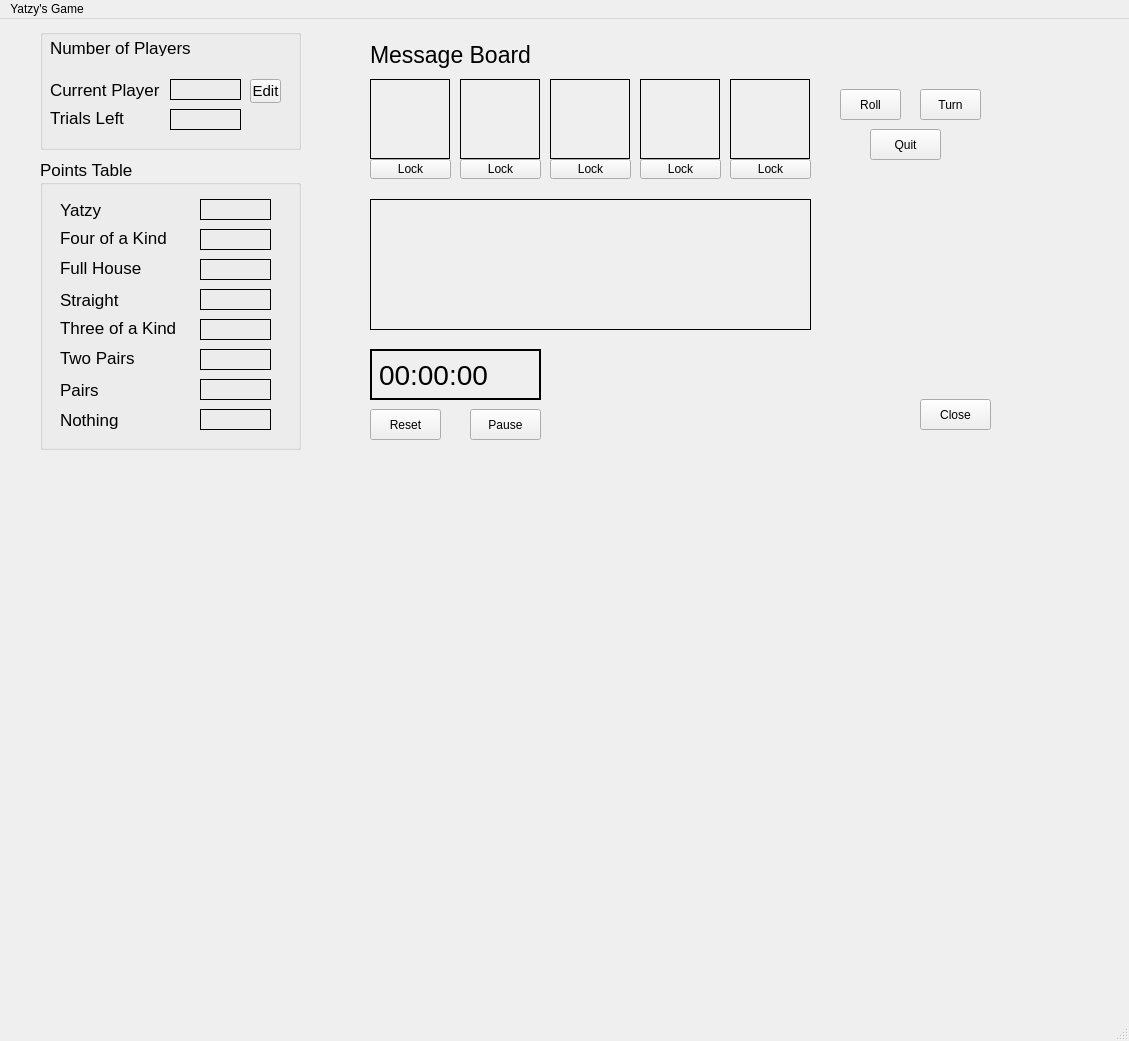
<?xml version="1.0" encoding="UTF-8"?>
<ui version="4.0">
 <class>MainWindow</class>
 <widget class="QMainWindow" name="MainWindow">
  <property name="geometry">
   <rect>
    <x>0</x>
    <y>0</y>
    <width>1129</width>
    <height>1041</height>
   </rect>
  </property>
  <property name="windowTitle">
   <string>MainWindow</string>
  </property>
  <widget class="QWidget" name="centralwidget">
   <widget class="QGroupBox" name="groupBox_2">
    <property name="geometry">
     <rect>
      <x>40</x>
      <y>140</y>
      <width>261</width>
      <height>291</height>
     </rect>
    </property>
    <property name="font">
     <font>
      <family>Arial</family>
      <pointsize>13</pointsize>
     </font>
    </property>
    <property name="title">
     <string>Points Table</string>
    </property>
    <widget class="QLabel" name="yatzylabel">
     <property name="geometry">
      <rect>
       <x>20</x>
       <y>40</y>
       <width>51</width>
       <height>21</height>
      </rect>
     </property>
     <property name="font">
      <font>
       <family>Arial</family>
       <pointsize>13</pointsize>
      </font>
     </property>
     <property name="text">
      <string>Yatzy</string>
     </property>
    </widget>
    <widget class="QLabel" name="fourofakindlabel">
     <property name="geometry">
      <rect>
       <x>20</x>
       <y>70</y>
       <width>121</width>
       <height>17</height>
      </rect>
     </property>
     <property name="font">
      <font>
       <family>Arial</family>
       <pointsize>13</pointsize>
      </font>
     </property>
     <property name="text">
      <string>Four of a Kind</string>
     </property>
    </widget>
    <widget class="QLabel" name="fullhouselabel">
     <property name="geometry">
      <rect>
       <x>20</x>
       <y>100</y>
       <width>81</width>
       <height>17</height>
      </rect>
     </property>
     <property name="font">
      <font>
       <family>Arial</family>
       <pointsize>13</pointsize>
      </font>
     </property>
     <property name="text">
      <string>Full House</string>
     </property>
    </widget>
    <widget class="QLabel" name="Straightlabel">
     <property name="geometry">
      <rect>
       <x>20</x>
       <y>130</y>
       <width>67</width>
       <height>21</height>
      </rect>
     </property>
     <property name="font">
      <font>
       <family>Arial</family>
       <pointsize>13</pointsize>
      </font>
     </property>
     <property name="text">
      <string>Straight</string>
     </property>
    </widget>
    <widget class="QLabel" name="threeofakindlabel">
     <property name="geometry">
      <rect>
       <x>20</x>
       <y>160</y>
       <width>121</width>
       <height>17</height>
      </rect>
     </property>
     <property name="font">
      <font>
       <family>Arial</family>
       <pointsize>13</pointsize>
      </font>
     </property>
     <property name="text">
      <string>Three of a Kind</string>
     </property>
    </widget>
    <widget class="QLabel" name="twopairslabel">
     <property name="geometry">
      <rect>
       <x>20</x>
       <y>190</y>
       <width>91</width>
       <height>17</height>
      </rect>
     </property>
     <property name="font">
      <font>
       <family>Arial</family>
       <pointsize>13</pointsize>
      </font>
     </property>
     <property name="text">
      <string>Two Pairs</string>
     </property>
    </widget>
    <widget class="QLabel" name="pairslabel">
     <property name="geometry">
      <rect>
       <x>20</x>
       <y>220</y>
       <width>67</width>
       <height>21</height>
      </rect>
     </property>
     <property name="font">
      <font>
       <family>Arial</family>
       <pointsize>13</pointsize>
      </font>
     </property>
     <property name="text">
      <string>Pairs</string>
     </property>
    </widget>
    <widget class="QLabel" name="nothinglabel">
     <property name="geometry">
      <rect>
       <x>20</x>
       <y>250</y>
       <width>67</width>
       <height>21</height>
      </rect>
     </property>
     <property name="font">
      <font>
       <family>Arial</family>
       <pointsize>13</pointsize>
      </font>
     </property>
     <property name="text">
      <string>Nothing</string>
     </property>
    </widget>
    <widget class="QLabel" name="YATZY">
     <property name="geometry">
      <rect>
       <x>160</x>
       <y>40</y>
       <width>71</width>
       <height>21</height>
      </rect>
     </property>
     <property name="font">
      <font>
       <family>Arial</family>
       <pointsize>13</pointsize>
      </font>
     </property>
     <property name="frameShape">
      <enum>QFrame::Box</enum>
     </property>
     <property name="text">
      <string/>
     </property>
    </widget>
    <widget class="QLabel" name="FULL_HOUSE">
     <property name="geometry">
      <rect>
       <x>160</x>
       <y>100</y>
       <width>71</width>
       <height>21</height>
      </rect>
     </property>
     <property name="font">
      <font>
       <family>Arial</family>
       <pointsize>13</pointsize>
      </font>
     </property>
     <property name="frameShape">
      <enum>QFrame::Box</enum>
     </property>
     <property name="text">
      <string/>
     </property>
    </widget>
    <widget class="QLabel" name="FOUR_OF_A_KIND">
     <property name="geometry">
      <rect>
       <x>160</x>
       <y>70</y>
       <width>71</width>
       <height>21</height>
      </rect>
     </property>
     <property name="font">
      <font>
       <family>Arial</family>
       <pointsize>13</pointsize>
      </font>
     </property>
     <property name="frameShape">
      <enum>QFrame::Box</enum>
     </property>
     <property name="text">
      <string/>
     </property>
    </widget>
    <widget class="QLabel" name="STRAIGHT">
     <property name="geometry">
      <rect>
       <x>160</x>
       <y>130</y>
       <width>71</width>
       <height>21</height>
      </rect>
     </property>
     <property name="font">
      <font>
       <family>Arial</family>
       <pointsize>13</pointsize>
      </font>
     </property>
     <property name="frameShape">
      <enum>QFrame::Box</enum>
     </property>
     <property name="text">
      <string/>
     </property>
    </widget>
    <widget class="QLabel" name="THREE_OF_A_KIND">
     <property name="geometry">
      <rect>
       <x>160</x>
       <y>160</y>
       <width>71</width>
       <height>21</height>
      </rect>
     </property>
     <property name="font">
      <font>
       <family>Arial</family>
       <pointsize>13</pointsize>
      </font>
     </property>
     <property name="frameShape">
      <enum>QFrame::Box</enum>
     </property>
     <property name="text">
      <string/>
     </property>
    </widget>
    <widget class="QLabel" name="TWO_PAIRS">
     <property name="geometry">
      <rect>
       <x>160</x>
       <y>190</y>
       <width>71</width>
       <height>21</height>
      </rect>
     </property>
     <property name="font">
      <font>
       <family>Arial</family>
       <pointsize>13</pointsize>
      </font>
     </property>
     <property name="frameShape">
      <enum>QFrame::Box</enum>
     </property>
     <property name="text">
      <string/>
     </property>
    </widget>
    <widget class="QLabel" name="PAIR">
     <property name="geometry">
      <rect>
       <x>160</x>
       <y>220</y>
       <width>71</width>
       <height>21</height>
      </rect>
     </property>
     <property name="font">
      <font>
       <family>Arial</family>
       <pointsize>13</pointsize>
      </font>
     </property>
     <property name="frameShape">
      <enum>QFrame::Box</enum>
     </property>
     <property name="text">
      <string/>
     </property>
    </widget>
    <widget class="QLabel" name="NOTHING">
     <property name="geometry">
      <rect>
       <x>160</x>
       <y>250</y>
       <width>71</width>
       <height>21</height>
      </rect>
     </property>
     <property name="font">
      <font>
       <family>Arial</family>
       <pointsize>13</pointsize>
      </font>
     </property>
     <property name="frameShape">
      <enum>QFrame::Box</enum>
     </property>
     <property name="text">
      <string/>
     </property>
    </widget>
   </widget>
   <widget class="QLabel" name="Die_4">
    <property name="geometry">
     <rect>
      <x>640</x>
      <y>60</y>
      <width>80</width>
      <height>80</height>
     </rect>
    </property>
    <property name="minimumSize">
     <size>
      <width>80</width>
      <height>80</height>
     </size>
    </property>
    <property name="frameShape">
     <enum>QFrame::Box</enum>
    </property>
    <property name="text">
     <string/>
    </property>
   </widget>
   <widget class="QPushButton" name="Quit">
    <property name="geometry">
     <rect>
      <x>870</x>
      <y>110</y>
      <width>71</width>
      <height>31</height>
     </rect>
    </property>
    <property name="font">
     <font>
      <family>Arial</family>
     </font>
    </property>
    <property name="text">
     <string>Quit</string>
    </property>
   </widget>
   <widget class="QPushButton" name="Lock_3">
    <property name="geometry">
     <rect>
      <x>550</x>
      <y>140</y>
      <width>81</width>
      <height>20</height>
     </rect>
    </property>
    <property name="font">
     <font>
      <family>Arial</family>
     </font>
    </property>
    <property name="text">
     <string>Lock</string>
    </property>
   </widget>
   <widget class="QPushButton" name="Lock_1">
    <property name="geometry">
     <rect>
      <x>370</x>
      <y>140</y>
      <width>81</width>
      <height>20</height>
     </rect>
    </property>
    <property name="font">
     <font>
      <family>Arial</family>
     </font>
    </property>
    <property name="text">
     <string>Lock</string>
    </property>
   </widget>
   <widget class="QPushButton" name="Roll">
    <property name="geometry">
     <rect>
      <x>840</x>
      <y>70</y>
      <width>61</width>
      <height>31</height>
     </rect>
    </property>
    <property name="font">
     <font>
      <family>Arial</family>
     </font>
    </property>
    <property name="text">
     <string>Roll</string>
    </property>
   </widget>
   <widget class="QPushButton" name="Turn">
    <property name="geometry">
     <rect>
      <x>920</x>
      <y>70</y>
      <width>61</width>
      <height>31</height>
     </rect>
    </property>
    <property name="font">
     <font>
      <family>Arial</family>
     </font>
    </property>
    <property name="text">
     <string>Turn</string>
    </property>
   </widget>
   <widget class="QLabel" name="Die_2">
    <property name="geometry">
     <rect>
      <x>460</x>
      <y>60</y>
      <width>80</width>
      <height>80</height>
     </rect>
    </property>
    <property name="minimumSize">
     <size>
      <width>80</width>
      <height>80</height>
     </size>
    </property>
    <property name="frameShape">
     <enum>QFrame::Box</enum>
    </property>
    <property name="text">
     <string/>
    </property>
   </widget>
   <widget class="QPushButton" name="Lock_5">
    <property name="geometry">
     <rect>
      <x>730</x>
      <y>140</y>
      <width>81</width>
      <height>20</height>
     </rect>
    </property>
    <property name="font">
     <font>
      <family>Arial</family>
     </font>
    </property>
    <property name="text">
     <string>Lock</string>
    </property>
   </widget>
   <widget class="QLabel" name="Die_5">
    <property name="geometry">
     <rect>
      <x>730</x>
      <y>60</y>
      <width>80</width>
      <height>80</height>
     </rect>
    </property>
    <property name="minimumSize">
     <size>
      <width>80</width>
      <height>80</height>
     </size>
    </property>
    <property name="frameShape">
     <enum>QFrame::Box</enum>
    </property>
    <property name="text">
     <string/>
    </property>
   </widget>
   <widget class="QPushButton" name="Reset">
    <property name="geometry">
     <rect>
      <x>370</x>
      <y>390</y>
      <width>71</width>
      <height>31</height>
     </rect>
    </property>
    <property name="font">
     <font>
      <family>Arial</family>
     </font>
    </property>
    <property name="text">
     <string>Reset</string>
    </property>
   </widget>
   <widget class="QPushButton" name="Lock_4">
    <property name="geometry">
     <rect>
      <x>640</x>
      <y>140</y>
      <width>81</width>
      <height>20</height>
     </rect>
    </property>
    <property name="font">
     <font>
      <family>Arial</family>
     </font>
    </property>
    <property name="text">
     <string>Lock</string>
    </property>
   </widget>
   <widget class="QPushButton" name="Close">
    <property name="geometry">
     <rect>
      <x>920</x>
      <y>380</y>
      <width>71</width>
      <height>31</height>
     </rect>
    </property>
    <property name="font">
     <font>
      <family>Arial</family>
     </font>
    </property>
    <property name="text">
     <string>Close</string>
    </property>
   </widget>
   <widget class="QPushButton" name="Lock_2">
    <property name="geometry">
     <rect>
      <x>460</x>
      <y>140</y>
      <width>81</width>
      <height>20</height>
     </rect>
    </property>
    <property name="font">
     <font>
      <family>Arial</family>
     </font>
    </property>
    <property name="text">
     <string>Lock</string>
    </property>
   </widget>
   <widget class="QLabel" name="Die_3">
    <property name="geometry">
     <rect>
      <x>550</x>
      <y>60</y>
      <width>80</width>
      <height>80</height>
     </rect>
    </property>
    <property name="minimumSize">
     <size>
      <width>80</width>
      <height>80</height>
     </size>
    </property>
    <property name="frameShape">
     <enum>QFrame::Box</enum>
    </property>
    <property name="text">
     <string/>
    </property>
   </widget>
   <widget class="QLabel" name="Die_1">
    <property name="enabled">
     <bool>true</bool>
    </property>
    <property name="geometry">
     <rect>
      <x>370</x>
      <y>60</y>
      <width>80</width>
      <height>80</height>
     </rect>
    </property>
    <property name="minimumSize">
     <size>
      <width>80</width>
      <height>80</height>
     </size>
    </property>
    <property name="frameShape">
     <enum>QFrame::Box</enum>
    </property>
    <property name="frameShadow">
     <enum>QFrame::Plain</enum>
    </property>
    <property name="text">
     <string/>
    </property>
   </widget>
   <widget class="QGroupBox" name="groupBox_3">
    <property name="geometry">
     <rect>
      <x>40</x>
      <y>10</y>
      <width>261</width>
      <height>121</height>
     </rect>
    </property>
    <property name="title">
     <string/>
    </property>
    <widget class="QLabel" name="Currentplayerlabel">
     <property name="geometry">
      <rect>
       <x>10</x>
       <y>50</y>
       <width>121</width>
       <height>21</height>
      </rect>
     </property>
     <property name="font">
      <font>
       <family>Arial</family>
       <pointsize>13</pointsize>
      </font>
     </property>
     <property name="text">
      <string>Current Player</string>
     </property>
    </widget>
    <widget class="QLabel" name="Trialsleftlabel">
     <property name="geometry">
      <rect>
       <x>10</x>
       <y>80</y>
       <width>81</width>
       <height>17</height>
      </rect>
     </property>
     <property name="font">
      <font>
       <family>Arial</family>
       <pointsize>13</pointsize>
      </font>
     </property>
     <property name="text">
      <string>Trials Left</string>
     </property>
    </widget>
    <widget class="QLabel" name="curr_player">
     <property name="geometry">
      <rect>
       <x>130</x>
       <y>50</y>
       <width>71</width>
       <height>21</height>
      </rect>
     </property>
     <property name="frameShape">
      <enum>QFrame::Box</enum>
     </property>
     <property name="text">
      <string/>
     </property>
    </widget>
    <widget class="QLabel" name="Rolls_Left">
     <property name="geometry">
      <rect>
       <x>130</x>
       <y>80</y>
       <width>71</width>
       <height>21</height>
      </rect>
     </property>
     <property name="font">
      <font>
       <family>Arial</family>
       <pointsize>13</pointsize>
      </font>
     </property>
     <property name="frameShape">
      <enum>QFrame::Box</enum>
     </property>
     <property name="text">
      <string/>
     </property>
    </widget>
    <widget class="QLabel" name="labelNumberOfPlayers">
     <property name="geometry">
      <rect>
       <x>10</x>
       <y>10</y>
       <width>231</width>
       <height>17</height>
      </rect>
     </property>
     <property name="font">
      <font>
       <family>Arial</family>
       <pointsize>13</pointsize>
      </font>
     </property>
     <property name="text">
      <string>Number of Players</string>
     </property>
    </widget>
    <widget class="QToolButton" name="EditName">
     <property name="geometry">
      <rect>
       <x>210</x>
       <y>50</y>
       <width>31</width>
       <height>24</height>
      </rect>
     </property>
     <property name="font">
      <font>
       <family>Arial</family>
       <pointsize>11</pointsize>
      </font>
     </property>
     <property name="text">
      <string>Edit</string>
     </property>
    </widget>
   </widget>
   <widget class="QPushButton" name="Pause">
    <property name="geometry">
     <rect>
      <x>470</x>
      <y>390</y>
      <width>71</width>
      <height>31</height>
     </rect>
    </property>
    <property name="font">
     <font>
      <family>Arial</family>
     </font>
    </property>
    <property name="text">
     <string>Pause</string>
    </property>
   </widget>
   <widget class="QLabel" name="MessageBoard">
    <property name="geometry">
     <rect>
      <x>370</x>
      <y>10</y>
      <width>651</width>
      <height>51</height>
     </rect>
    </property>
    <property name="font">
     <font>
      <family>Arial</family>
      <pointsize>17</pointsize>
     </font>
    </property>
    <property name="text">
     <string>Message Board</string>
    </property>
   </widget>
   <widget class="QLabel" name="myTimer">
    <property name="geometry">
     <rect>
      <x>370</x>
      <y>330</y>
      <width>171</width>
      <height>51</height>
     </rect>
    </property>
    <property name="font">
     <font>
      <family>Arial</family>
      <pointsize>21</pointsize>
     </font>
    </property>
    <property name="frameShape">
     <enum>QFrame::WinPanel</enum>
    </property>
    <property name="text">
     <string>00:00:00</string>
    </property>
   </widget>
   <widget class="QLabel" name="RankOrder">
    <property name="geometry">
     <rect>
      <x>370</x>
      <y>180</y>
      <width>441</width>
      <height>131</height>
     </rect>
    </property>
    <property name="font">
     <font>
      <family>Arial</family>
      <pointsize>23</pointsize>
     </font>
    </property>
    <property name="frameShape">
     <enum>QFrame::Box</enum>
    </property>
    <property name="text">
     <string/>
    </property>
   </widget>
   <zorder>Lock_2</zorder>
   <zorder>groupBox_2</zorder>
   <zorder>Die_4</zorder>
   <zorder>Quit</zorder>
   <zorder>Lock_3</zorder>
   <zorder>Lock_1</zorder>
   <zorder>Roll</zorder>
   <zorder>Turn</zorder>
   <zorder>Die_2</zorder>
   <zorder>Lock_5</zorder>
   <zorder>Die_5</zorder>
   <zorder>Reset</zorder>
   <zorder>Lock_4</zorder>
   <zorder>Close</zorder>
   <zorder>Die_3</zorder>
   <zorder>Die_1</zorder>
   <zorder>groupBox_3</zorder>
   <zorder>Pause</zorder>
   <zorder>MessageBoard</zorder>
   <zorder>myTimer</zorder>
   <zorder>RankOrder</zorder>
  </widget>
  <widget class="QMenuBar" name="menubar">
   <property name="geometry">
    <rect>
     <x>0</x>
     <y>0</y>
     <width>1129</width>
     <height>25</height>
    </rect>
   </property>
   <widget class="QMenu" name="menu">
    <property name="title">
     <string>Yatzy's Game</string>
    </property>
   </widget>
   <addaction name="menu"/>
  </widget>
  <widget class="QStatusBar" name="statusbar"/>
 </widget>
 <resources/>
 <connections/>
</ui>
